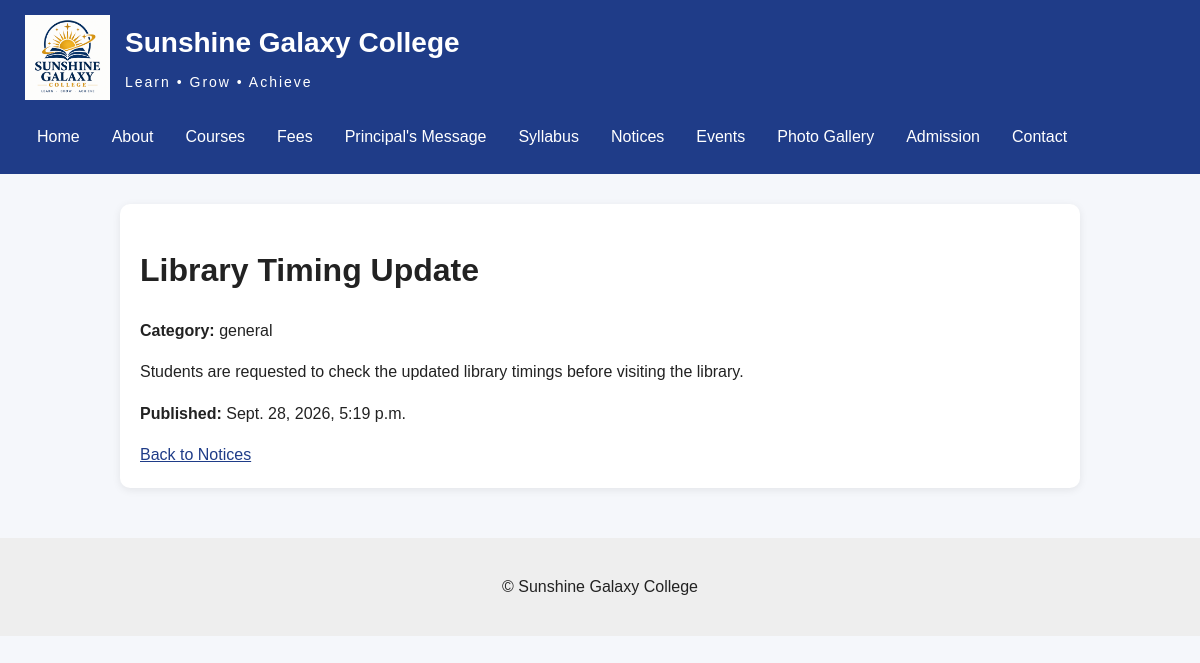
The page /notices/3/ on the database its author committed.
### portal/models.py (models this page shows, shortened)
class Notice(models.Model):
    CATEGORY_CHOICES = [
        ("academic", "Academic"),
        ("examination", "Examination"),
        ("admission", "Admission"),
        ("event", "Event"),
        ("general", "General"),
    ]
    title = models.CharField(max_length=200)
    content = models.TextField()
    category = models.CharField(
        max_length=20,
        choices=CATEGORY_CHOICES,
        default="general"
    )
    published_date = models.DateTimeField(auto_now_add=True)
    is_active = models.BooleanField(default=True)
    class Meta:
        ordering = ["-published_date"]

### portal/views.py (the view)
class NoticeDetailView(DetailView):
    model = Notice
    template_name = "portal/notice_detail.html"
    context_object_name = "notice"
    def get(self, request, *args, **kwargs):
        try:
            return super().get(request, *args, **kwargs)
        except Http404:
            return render(
                request,
                "portal/notice_not_found.html",
                status=404
            )

### Templates/portal/notice_detail.html (shortened to what this page needs)
{% extends "base.html" %}
{% block content %}
<div class="notice-card">
<h1>{{ notice.title }}</h1>
<p>
    <strong>Category:</strong>
    {{ notice.category }}
</p>
<p>
    {{ notice.content }}
</p>
<p>
    <strong>Published:</strong>
    {{ notice.published_date }}
</p>
<a href="{% url 'notice_list' %}">Back to Notices</a>
</div>
{% endblock %}

### static/css/style.css (style rules this page uses)
* { box-sizing: border-box; }
body { margin: 0; font-family: Arial, sans-serif; background: #f5f7fb; color: #222; line-height: 1.6; }
a { color: #1f3c88; }
.course-card, .notice-card { background: white; padding: 20px; margin-bottom: 20px; border-radius: 10px; box-shadow: 0 2px 8px rgba(0, 0, 0, 0.08); }

### rows shown on the page
Notice: title "Library Timing Update", category "general", content "Students are requested to check the updated library timings before visiting the library.", published_date "Sept. 28, 2026, 5:19 p.m."
